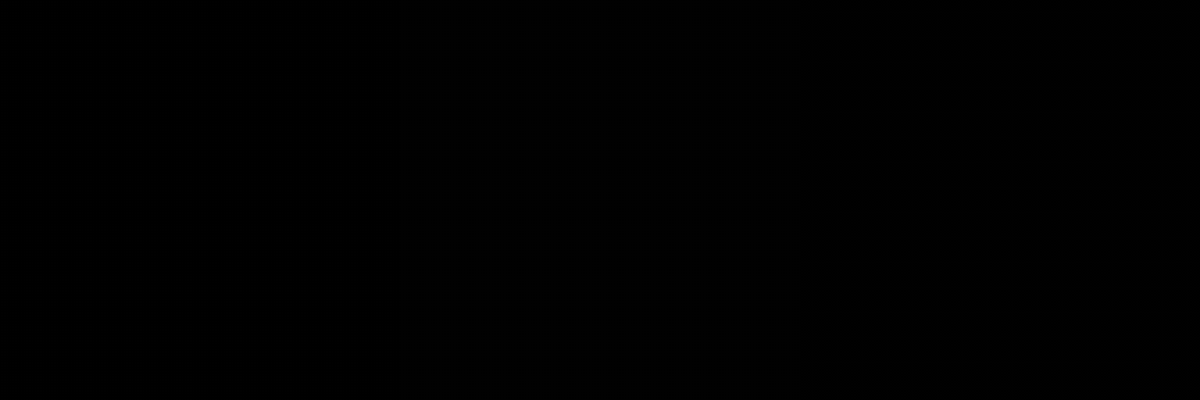
Frame 1 (no input)
Frame 60 (the mouse pressed at the canvas centre just before this capture): identical to frame 1, image omitted
Frame 120 (the mouse held since frame 60 and released just before this capture): identical to frame 1, image omitted

The Processing sketch that drew this single still picture (run headless with seeded random() and noise(); from frame 60 on, the mouse is pressed at the canvas centre):

// Processing sketch: c_bitwise_4
// ── c_bitwise_4.pde
/**
 * 创建时间：2026/2/11
 * 最近一次修改时间：2026/2/11
 *
 * 修改自 c_bitwise_2
 *
 * 位运算结果直接填充颜色，于是得到各种不同灰度
 * 
 * 鼠标左键：a 加 1
 * 鼠标右键：a 减 1
 * s 键：保存图片
 * 
 * 三种位运算图形放一起比较
 * 画布从左到右分别对应：按位与、按位或、按位异或
 */
int cellWidth = 1;  // 格子宽度
int cellHeight = 1;  // 格子高度
int a = 1;  // 引入索引值
int xMax;
int yMax;
int areaWidth;  // 每种位运算的区域宽度
int areaHeight;  // 每种位运算的区域高度
int lastBits = 8;  // 只画 256 种颜色，故只需要最后 8 位
boolean isSaved = false;  // 防止重复保存
void setup() {
  size(1536, 512);  // width 最好是 height 的 3 倍；如果电脑屏幕分辨率不够就调整一下
  noStroke();
  areaWidth = width / 3;  // 整除
  areaHeight = height;
  xMax = (areaWidth - 1) / cellWidth + 1;  // 防止 areaWidth 不能被 cellWidth 整除时的灰边
  yMax = (areaHeight - 1) / cellHeight + 1;  // 防止areaHeight 不能被 cellHeight 整除时的灰边
  println(a, binary(a, lastBits));
}
void draw() {
  int color1;
  int b = 0;
  loadPixels();
  for (int x = 0; x < xMax; x++) {
    for (int y = 0; y < yMax; y++) {
      b = x & y;  // 按位与
      color1 = a & b;  // 对 a 按位与即可取特定位的值
      color1 = color1 % 256;
      for (int dx = 0; dx < cellWidth; dx++) {
        for (int dy = 0; dy < cellHeight; dy++) {
          pixels[min(y * cellHeight + dy, height - 1) * width + min(x * cellWidth + dx, areaWidth - 1)] = color(color1);
        }
      }
      b = x | y;  // 按位或
      color1 = a & b;  // 对 a 按位与即可取特定位的值
      color1 = color1 % 256;
      for (int dx = 0; dx < cellWidth; dx++) {
        for (int dy = 0; dy < cellHeight; dy++) {
          pixels[min(y * cellHeight + dy, height - 1) * width + areaWidth + min(x * cellWidth + dx, areaWidth - 1)] = color(color1);
        }
      }
      b = x ^ y;  // 按位异或
      color1 = a & b;  // 对 a 按位与即可取特定位的值
      color1 = color1 % 256;
      for (int dx = 0; dx < cellWidth; dx++) {
        for (int dy = 0; dy < cellHeight; dy++) {
          pixels[min(y * cellHeight + dy, height - 1) * width + 2 * areaWidth + min(x * cellWidth + dx, areaWidth - 1)] = color(color1);
        }
      }
    }
  }
  updatePixels();
}
void mousePressed() {
  if (mouseButton == LEFT) {
    a++;
    println(a, binary(a, lastBits));
    isSaved = false;
  } else if (mouseButton == RIGHT) {
    a--;
    println(a, binary(a, lastBits));
    isSaved = false;
  }
}
void keyPressed() {
  switch (key) {
    case 's':
      if (!isSaved) {
        int w1 = 3 * areaWidth;
        PImage image1 = createImage(w1, areaHeight, RGB);  // 这样保存的图片就没有由于 width 不能被 3 整除产生的灰边了
        loadPixels();
        for (int i = 0; i < w1 * areaHeight; i++) {
          int indexX = i % w1;
          int indexY = i / w1;
          image1.pixels[i] = pixels[indexY * width + indexX];
        }
        String s = String.format("your_output/c_bitwise_4 a_%d_%s.png", a, binary(a, lastBits));  // 最后几位放进图片名即可，这样便于对照
        image1.save(s);
        println(String.format("已保存：%s", s));
        isSaved = true;
      }
      break;
  }
}
